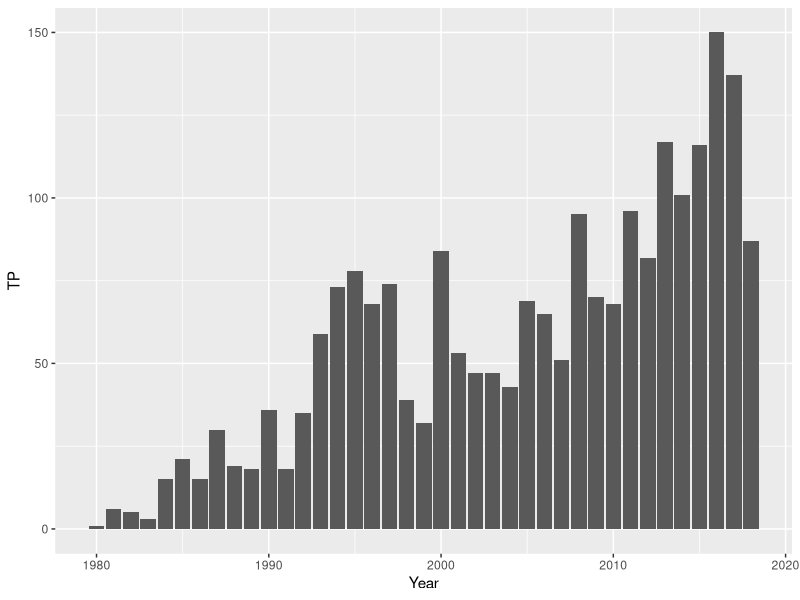

Recreate this plot in R.
## ---- chunk 1
knitr::opts_chunk$set(echo = TRUE)
library(tidyverse)
champs <- read_csv(file = "nba_data_folder/championsdata.csv")
runners <- read_csv(file = "nba_data_folder/runnerupsdata.csv")
champs <- champs %>%
    mutate(Team = ifelse(Team == "Warriorrs","Warriors",Team)) %>%
    mutate(Team = ifelse(Team == "'Heat'","Heat",Team)) %>%
    mutate(Win = as.factor(Win)) %>%
    mutate(Home = as.factor(Home))

runners <- runners %>%
    mutate(Win = as.factor(Win)) %>%
    mutate(Home = as.factor(Home))
all_teams = bind_rows("Champion" = champs, "Runner" = runners, .id = "rank")
## ---- chunk 2
champs %>% 
    select(Team) %>%
    distinct()

## ---- chunk 3
champs$Team
all_teams %>% 
  group_by(Home) %>%
summarize(avg = mean(PTS))
ggplot(data=all_teams, aes(x=Year, y=TP)) +
  geom_bar(stat="identity")

